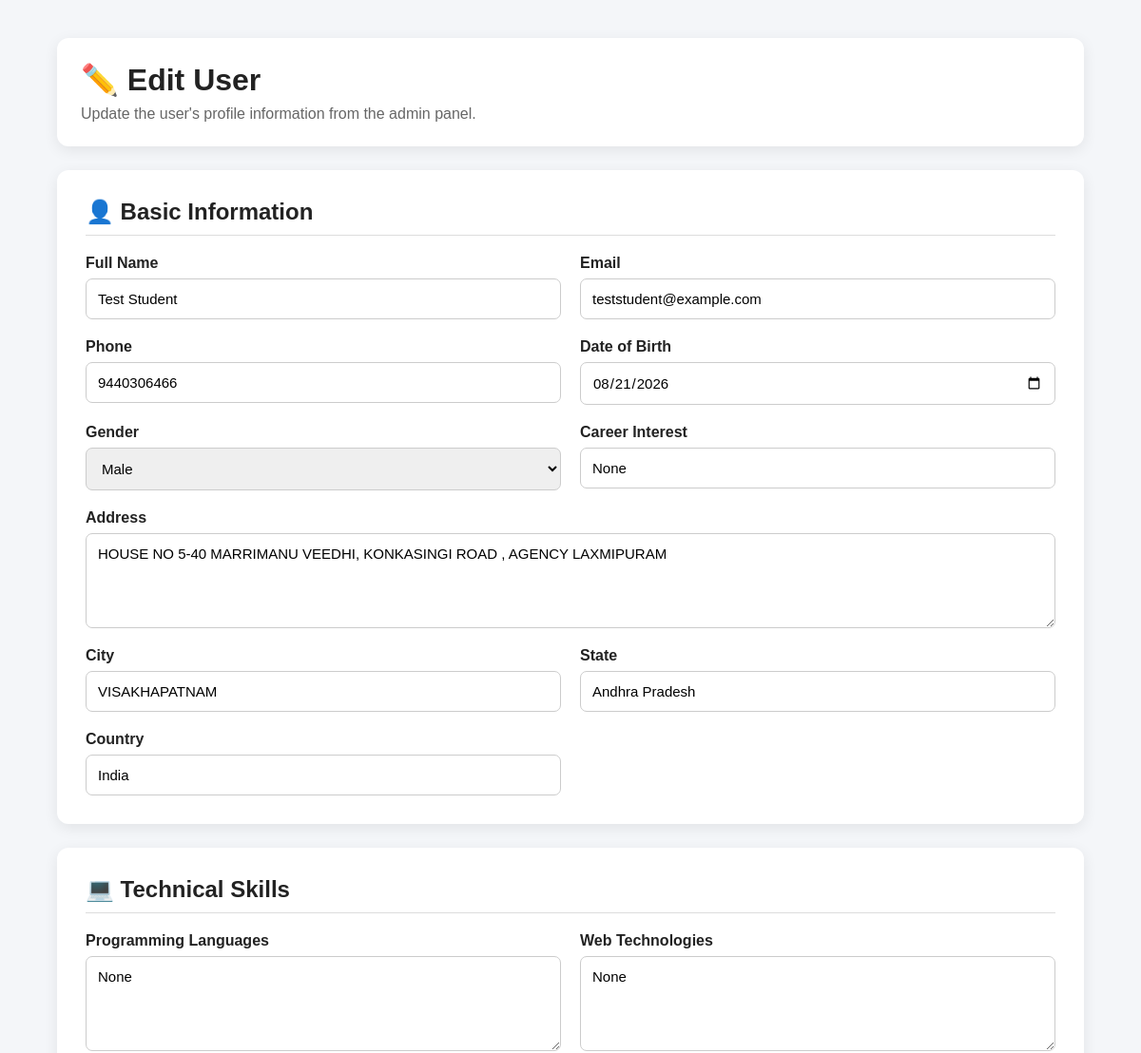
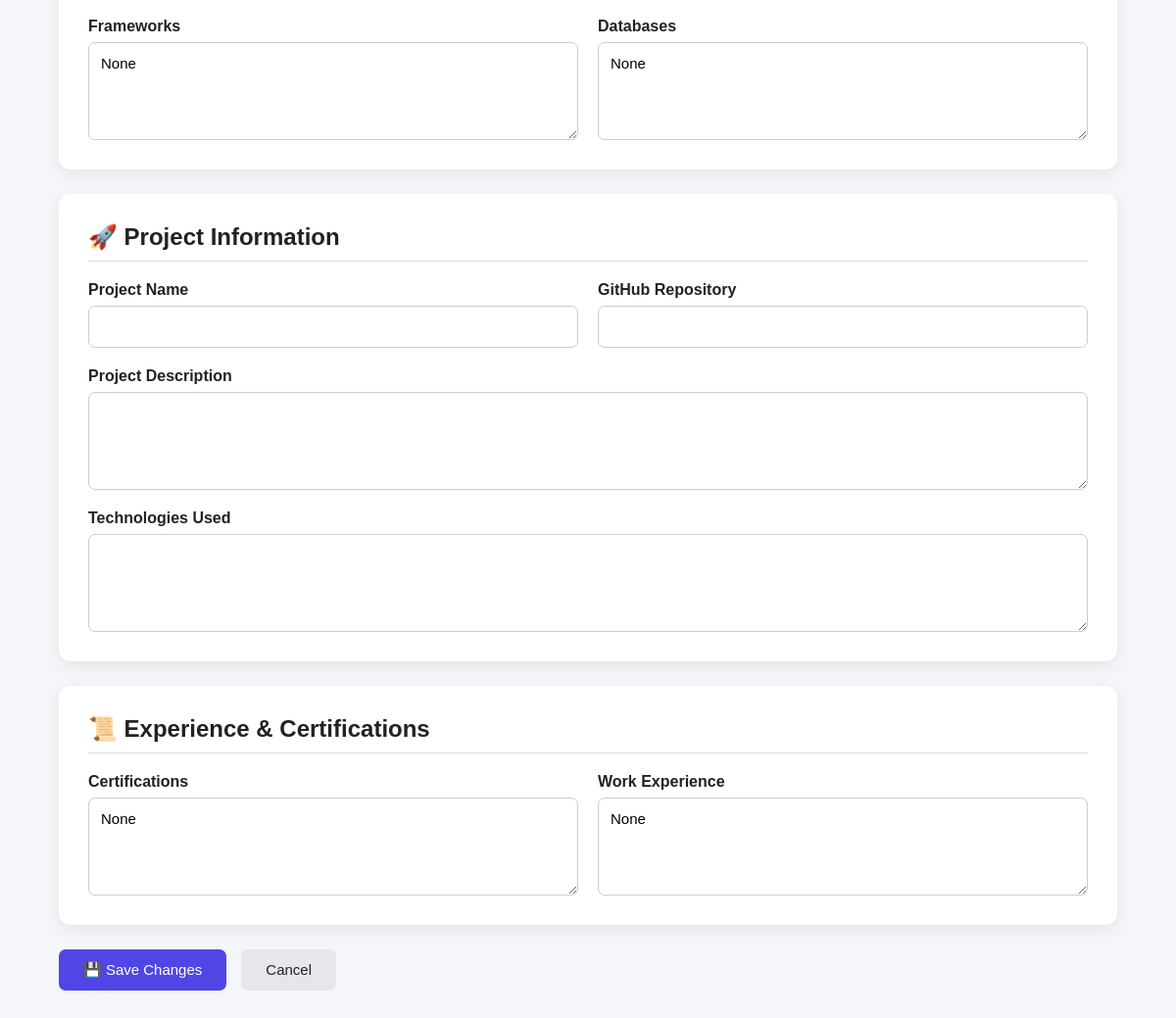
The page /admin/users/edit/3 (signed in) on the database its author committed (2 pictures, top to bottom).
### tables this page shows
CREATE TABLE users(
        id INTEGER PRIMARY KEY AUTOINCREMENT,
        fullname TEXT NOT NULL,
        email TEXT UNIQUE NOT NULL,
        password TEXT NOT NULL,
        role TEXT DEFAULT 'user',

        phone TEXT,
        dob TEXT,
        gender TEXT,
        address TEXT,
        city TEXT,
        state TEXT,
        country TEXT,

        profile_image TEXT,

        programming_languages TEXT,
        web_technologies TEXT,
        frameworks TEXT,
        databases TEXT,

        project_name TEXT,
        project_description TEXT,
        github_repo TEXT,
        tech_used TEXT,
        certifications TEXT,
        work_experience TEXT,
        career_interest TEXT
    );

### app.py (the view, shortened to what this page needs)
@app.route("/admin/users/edit/<int:user_id>", methods=["GET", "POST"])
@login_required
def admin_edit_user(user_id):
    if session.get("user_role") != "admin":
        return "Access Denied! Admins only.", 403
    connection = sqlite3.connect(DATABASE)
    cursor = connection.cursor()
    cursor.execute("""
        SELECT
            id,
            fullname,
            email,
            phone,
            dob,
            gender,
            address,
            city,
            state,
            country,
            programming_languages,
            web_technologies,
            frameworks,
            databases,
            project_name,
            project_description,
            github_repo,
            tech_used,
            certifications,
            work_experience,
            career_interest
        FROM users
        WHERE id = ?
    """, (user_id,))
    user = cursor.fetchone()
    if not user:
        connection.close()
        return "User not found.", 404
    connection.close()
    return render_template(
        "admin_edit_user.html",
        user=user
    )

### app.py (called while the page is built)
def login_required(f):
    @wraps(f)
    def decorated_function(*args, **kwargs):
        if "user_email" not in session:
            return redirect(url_for("login"))
        return f(*args, **kwargs)
    return decorated_function

### templates/admin_edit_user.html (shortened to what this page needs)
<!DOCTYPE html>
<html lang="en">
<head>
</head>
<body>
<div class="container">
    <div class="header">
        <h1>✏️ Edit User</h1>
        <p>
            Update the user's profile information from the admin panel.
        </p>
    </div>
    <form method="POST">
        <div class="card">
            <h2>👤 Basic Information</h2>
            <div class="form-grid">
                <div class="form-group">
                    <label>Full Name</label>
                    <input
                        type="text"
                        name="fullname"
                        value="{{ user[1] or '' }}"
                        required
                    >
                </div>
                <div class="form-group">
                    <label>Email</label>
                    <input
                        type="email"
                        name="email"
                        value="{{ user[2] or '' }}"
                        required
                    >
                </div>
                <div class="form-group">
                    <label>Phone</label>
                    <input
                        type="text"
                        name="phone"
                        value="{{ user[3] or '' }}"
                    >
                </div>
                <div class="form-group">
                    <label>Date of Birth</label>
                    <input
                        type="date"
                        name="dob"
                        value="{{ user[4] or '' }}"
                    >
                </div>
                <div class="form-group">
                    <label>Gender</label>
                    <select name="gender">
                        <option value="Male"
                            {% if user[5] == 'Male' %}selected{% endif %}>
                            Male
                        </option>
                    </select>
                </div>
                <div class="form-group">
                    <label>Career Interest</label>
                    <input
                        type="text"
                        name="career_interest"
                        value="{{ user[20] or '' }}"
                    >
                </div>
                <div class="form-group full-width">
                    <label>Address</label>
                    <textarea name="address">{{ user[6] or '' }}</textarea>
                </div>
                <div class="form-group">
                    <label>City</label>
                    <input
                        type="text"
                        name="city"
                        value="{{ user[7] or '' }}"
                    >
                </div>
                <div class="form-group">
                    <label>State</label>
                    <input
                        type="text"
                        name="state"
                        value="{{ user[8] or '' }}"
                    >
                </div>
                <div class="form-group">
                    <label>Country</label>
                    <input
                        type="text"
                        name="country"
                        value="{{ user[9] or '' }}"
                    >
                </div>
            </div>
        </div>
        <div class="card">
            <h2>💻 Technical Skills</h2>
            <div class="form-grid">
                <div class="form-group">
                    <label>Programming Languages</label>
                    <textarea name="programming_languages">{{ user[10] or '' }}</textarea>
                </div>
                <div class="form-group">
                    <label>Web Technologies</label>
                    <textarea name="web_technologies">{{ user[11] or '' }}</textarea>
                </div>
                <div class="form-group">
                    <label>Frameworks</label>
                    <textarea name="frameworks">{{ user[12] or '' }}</textarea>
                </div>
                <div class="form-group">
                    <label>Databases</label>
                    <textarea name="databases">{{ user[13] or '' }}</textarea>
                </div>
            </div>
        </div>
        <div class="card">
            <h2>🚀 Project Information</h2>
            <div class="form-grid">
                <div class="form-group">
                    <label>Project Name</label>
                    <input
                        type="text"
                        name="project_name"
                        value="{{ user[14] or '' }}"
                    >
                </div>
                <div class="form-group">
                    <label>GitHub Repository</label>
                    <input
                        type="text"
                        name="github_repo"
                        value="{{ user[16] or '' }}"
                    >
                </div>
                <div class="form-group full-width">
                    <label>Project Description</label>
                    <textarea name="project_description">{{ user[15] or '' }}</textarea>
                </div>
                <div class="form-group full-width">
                    <label>Technologies Used</label>
                    <textarea name="tech_used">{{ user[17] or '' }}</textarea>
                </div>
            </div>
        </div>
        <div class="card">
            <h2>📜 Experience & Certifications</h2>
            <div class="form-grid">
                <div class="form-group">
                    <label>Certifications</label>
                    <textarea name="certifications">{{ user[18] or '' }}</textarea>
                </div>
                <div class="form-group">
                    <label>Work Experience</label>
                    <textarea name="work_experience">{{ user[19] or '' }}</textarea>
                </div>
            </div>
        </div>
        <div class="buttons">
            <button
                type="submit"
                class="save-btn"
            >
                💾 Save Changes
            </button>
            <a
                href="{{ url_for('admin_user_details', user_id=user[0]) }}"
                class="cancel-btn"
            >
                Cancel
            </a>
        </div>
    </form>
</div>
</body>
</html>

### templates/admin_edit_user.html (style rules this page uses)
* { box-sizing: border-box; margin: 0; padding: 0; font-family: Arial, sans-serif; }
body { background: #f4f6f9; color: #222; }
.container { width: 90%; max-width: 1100px; margin: 40px auto; }
.header { background: white; padding: 25px; border-radius: 12px; margin-bottom: 25px; box-shadow: 0 4px 15px rgba(0,0,0,0.08); }
.header h1 { margin-bottom: 8px; }
.header p { color: #666; }
.card { background: white; padding: 30px; border-radius: 12px; margin-bottom: 25px; box-shadow: 0 4px 15px rgba(0,0,0,0.08); }
.card h2 { margin-bottom: 20px; border-bottom: 1px solid #ddd; padding-bottom: 10px; }
.form-grid { display: grid; grid-template-columns: 1fr 1fr; gap: 20px; }
.form-group { display: flex; flex-direction: column; }
.full-width { grid-column: 1 / -1; }
label { font-weight: bold; margin-bottom: 7px; }
input, textarea, select { padding: 12px; border: 1px solid #ccc; border-radius: 7px; font-size: 15px; outline: none; }
textarea { min-height: 100px; resize: vertical; }
.buttons { display: flex; gap: 15px; margin-top: 25px; }
button, .cancel-btn { padding: 12px 25px; border: none; border-radius: 7px; cursor: pointer; font-size: 15px; text-decoration: none; }
.save-btn { background: #4f46e5; color: white; }
.cancel-btn { background: #e5e7eb; color: #222; }

### rows shown on the page
users: fullname "Test Student", email "teststudent@example.com", phone "9440306466", dob "08/21/2026", gender "Male", career_interest "None", address "HOUSE NO 5-40 MARRIMANU VEEDHI, KONKASINGI ROAD , AGENCY LAXMIPURAM", city "VISAKHAPATNAM", state "Andhra Pradesh", country "India", programming_languages "None", web_technologies "None", frameworks "None", databases "None", certifications "None", work_experience "None"
